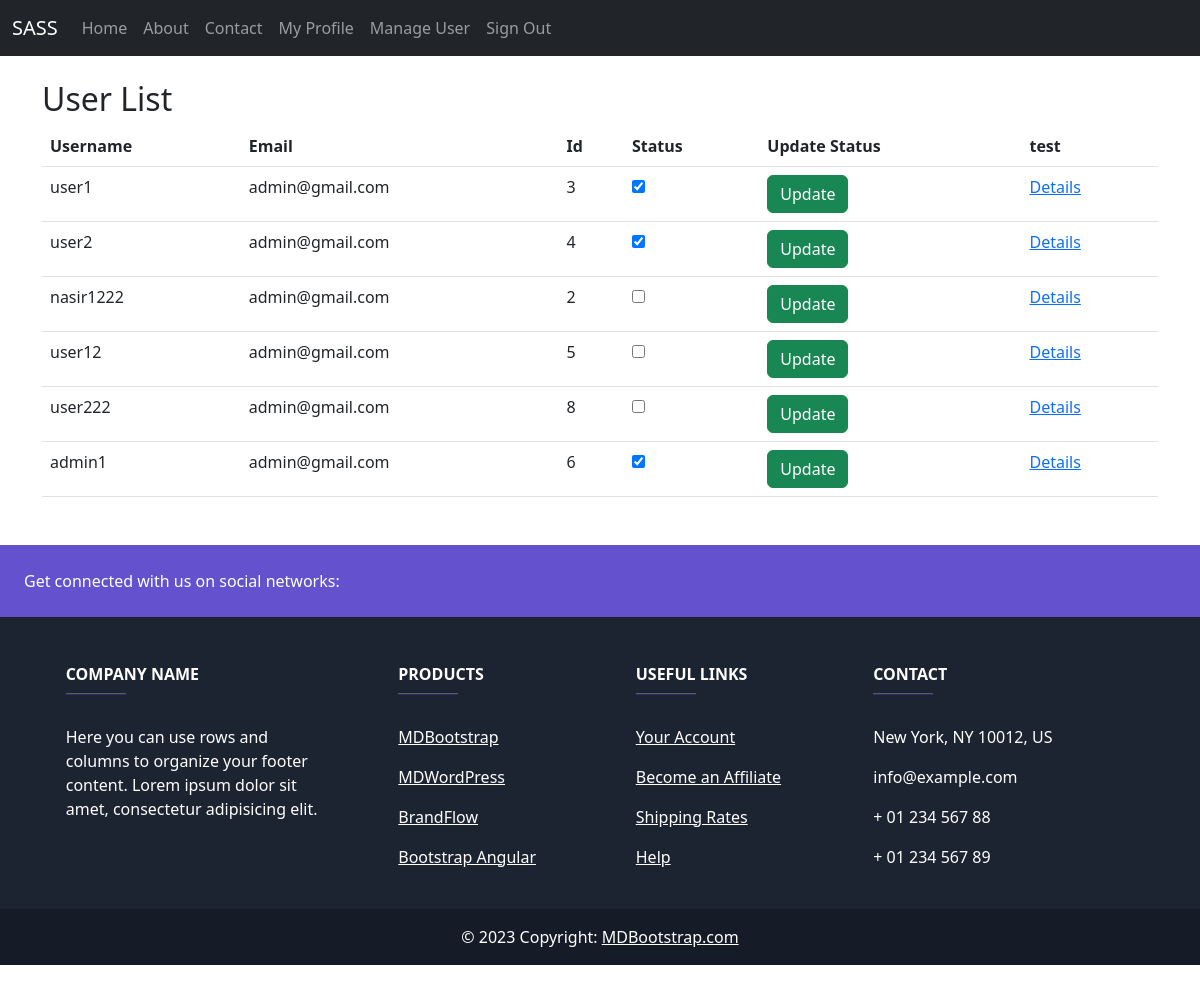
The page /user-data/ (signed in) on the database its author committed.
### wallets/models.py (models this page shows)
class UserProfile(models.Model):
    user = models.OneToOneField(User, on_delete=models.CASCADE)
    bio = models.TextField(blank=True)
    wallet_balance = models.DecimalField(max_digits=10, decimal_places=2, default=0.0)
    def __str__(self):
        return self.user.username

### wallets/views.py (the view)
# urls.py: path('user-data/', user_data_page, name='user_data_page'),
@user_passes_test(lambda u: u.is_superuser)
def user_data_page(request):
    try:
        user_profiles = UserProfile.objects.all()
        print(user_profiles)
        return render(request, 'user_list.html', {'user_profiles': user_profiles})
    except Exception as e:
        print(f"An error occurred: {e}")
        return render(request, 'user_list.html', {'error_message': str(e)})

### templates/user_list.html (shortened to what this page needs)
{% extends 'base.html' %}
{% block content %}
    <h2>User List</h2>
        <table class="table">
            <thead  class="thead-dark">
                <tr>
                    <th scope="col">Username</th>
                    <th scope="col">Email</th>
                    <th scope="col">Id</th>
                    <th scope="col">Status</th>
                    <th scope="col">Update Status</th>
                    <th scope="col">test</th>
                </tr>
            </thead>
            <tbody>
                {% for profile in user_profiles  %}
                <form method="post" action="{% url 'update_user_is_active' %}">
                    <tr>
                        <td scope="row">{{ profile.user.username }}</td>
                        <td scope="row">{{ profile.user.email }}</td>
                        <td scope="row">{{profile.user.id}}</td>
                        <td scope="row">
                            <input type="checkbox" name="user_ids" value="{{ profile.user.id }}" {% if profile.user.is_active %}checked{% endif %}>
                        </td>
                        <td scope="row"> <button type="submit"  class="btn btn-success">Update</button></td>
                        <td scope="row">
                            <a href="{% url 'single_user' user_id=profile.id %}">Details</a>
                        </td>
                    </tr>
                </form>
                {% endfor %}
            </tbody>
        </table>
{% endblock %}

### rows shown on the page
UserProfile: user.username "user1", user.email "admin@gmail.com", user.id "3", user_id "☑"
UserProfile: user.username "user2", user.email "admin@gmail.com", user.id "4", user_id "☑"
UserProfile: user.username "nasir1222", user.email "admin@gmail.com", user.id "2"
UserProfile: user.username "user12", user.email "admin@gmail.com", user.id "5"
UserProfile: user.username "user222", user.email "admin@gmail.com", user.id "8"
UserProfile: user.username "admin1", user.email "admin@gmail.com", user.id "6", user_id "☑"
